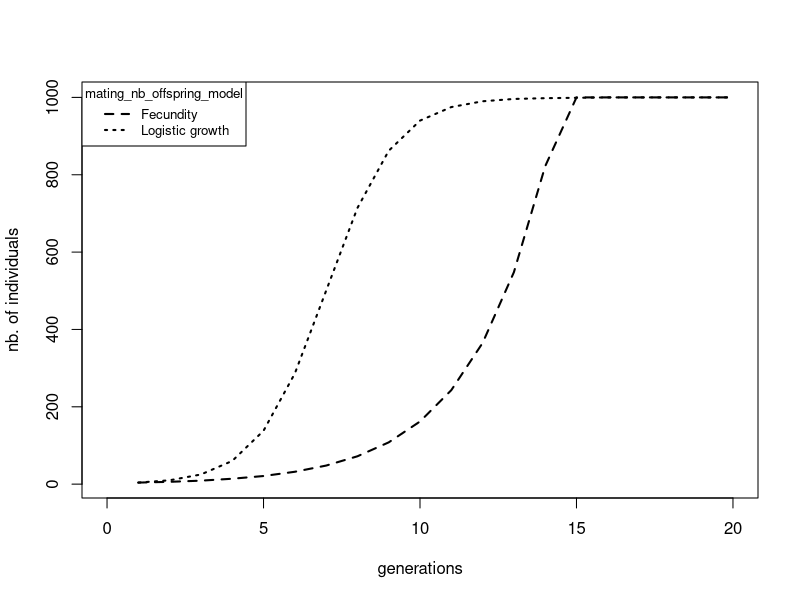
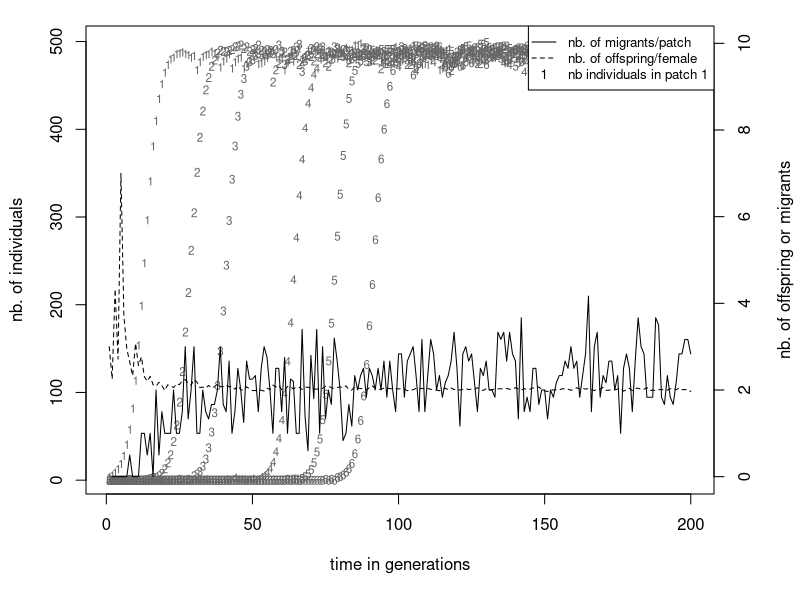
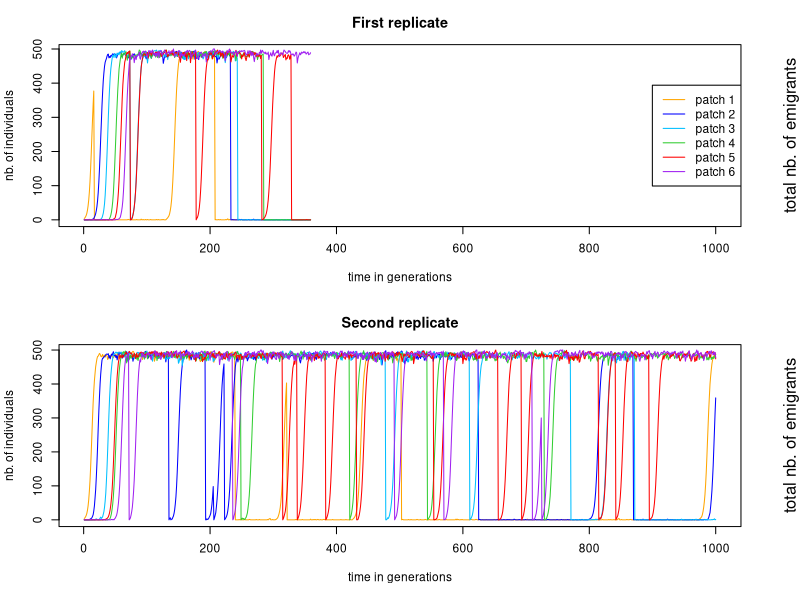
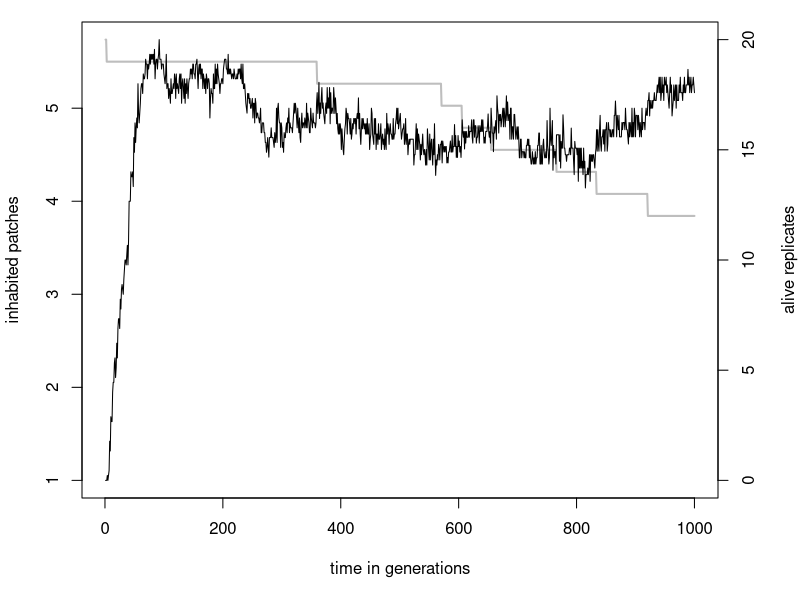
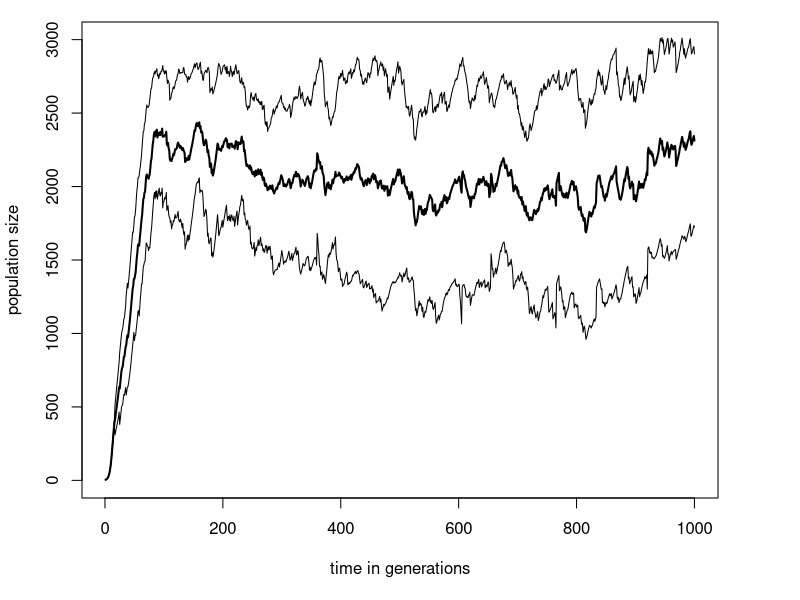

R code for these plots, in order:
## ---- chunk 1
	# Load simulation_stats.txt file from the fecundity simulation
	demo1<-read.table("demography/exponential/simulation_stats.txt",
	                  header=T
	                  )
	# Load simulation_stats.txt file from the logistic growth simulation
	demo2<-read.table("demography/logistic/simulation_stats.txt",
	                  header=T)
	# plotting the data
	plot(demo1$generation,demo1$adlt.nbInd, 
	     xlim=c(0,20), xlab="generations",
	     ylab="nb. of individuals", type='l',
	     lty=2, lwd=2)
	lines(demo2$generation,demo2$adlt.nbInd,
	      pch=2, lty=3, lwd=2)
	legend("topleft", c("Fecundity", "Logistic growth"),
	       lty=c(2,3), lwd=2, cex=0.8,
	       title="mating_nb_offspring_model")
## ---- chunk 2
	# Loadin statistics
	colony<-read.table("demography/colonisation1/simulation_stats.txt",
	                   header=T)

	# plotting the population sizes
	par(mar=c(5,4,1,4)+0.3)
	plot(colony$generation, colony$adlt.nbInd_p1,
	     pch='1', cex=0.7, col="grey40",
	     xlab="time in generations", 
	     ylab="nb. of individuals")
	for(i in 2:6) points(colony$generation, colony[,5+i],
	                     pch=as.character(i), cex=0.7, 
	                     col="grey40")
	# plotting the number of migrants and the mean fecundity
	par(new = TRUE)
	plot(colony$generation, colony$emigrants, type = "l",
	     lwd=1, ylim=c(0,10), axes = FALSE, bty = "n",
	     xlab = "", ylab = "")
	axis(side=4)
	lines(colony$generation, colony$fem.meanFec, 
	      lty=2, lwd=1)
	mtext("nb. of offspring or migrants",
	      side=4, line=3)
	# make a legend here!
	legend("topright", c("nb. of migrants/patch",
	                     "nb. of offspring/female",
	                     "nb individuals in patch 1"),
	       bg="white", cex=0.8, lty=c(1,2,NA), pch=c(NA,NA,"1"))
## ---- chunk 3
	# Load the stat
	extinct<-read.table("demography/colonisation2/simulation_stats.txt",
	                    header=T)
	# extract the data of replicate 1 and 2
	rep1<-extinct[extinct$replicate==1,]
	rep2<-extinct[extinct$replicate==2,]
	
		# define a function to plot the data 
		plot.extinction<-function(mat, tit=""){
			par(mar=c(5,4,3,4)+0.1)
			colors <- rainbow(6,s = 0.8) 
			colors <- c("orange","blue","deepskyblue","limegreen","red","purple")
			plot(mat$generation,mat$adlt.nbInd_p1,main=tit,
			     type="l",lty=1, col=colors[1],
			     xlab="time in generations", ylab="nb. of individuals")
			par(col=colors[i])
			for(i in 2:6) lines(mat$generation, mat[,5+i],
			                    col=colors[i])
				par(col="black")
			mtext("total nb. of emigrants",side=4, line=3)
		}
	
	# plot the data of replicate 1 and 2
	par(mfrow=c(2,1),cex=0.72,col="black")
	plot.extinction(rep1, tit="First replicate")
	colors <- c("orange","blue","deepskyblue","limegreen","red","purple")
	legend("right", paste("patch",1:6), lty = 1, col=colors)
	plot.extinction(rep2, tit="Second replicate")
## ---- chunk 4
	# select the simulation_mean.txt file
	mean.ext<-read.table("demography/colonisation2/simulation_mean.txt",
	                     h=T)
	# plotting the number of inhabited patches 
  # and alive replicates across time 
	par(mar=c(5,4,1,4)+0.1, mfrow=c(1,1))
	plot(mean.ext$generation, mean.ext$alive.rpl,
	     ylim=c(0,20), type="l",lty=1, lwd=2,
	     col="grey", xlab="time in generations",
	     ylab="", axes=FALSE)
	axis(4)
	mtext("alive replicates", side=4, line=3)
	par(new=TRUE)
	plot(mean.ext$generation, mean.ext$adlt.nbPops, 
	     type="l", lty=1, lwd=1, xlab="",
	     ylab="inhabited patches")
	
## ---- chunk 5
	# select the simulation_var.txt file
	var.ext<-read.table("demography/colonisation2/simulation_var.txt", 
	                    h=T)
	# plotting 
	plot(mean.ext$generation, mean.ext$adlt.nbInd,
	     ylim=c(0,3000),type="l",lty=1, lwd=2,
	     xlab="time in generations", ylab="population size")
	lines(mean.ext$generation, 
	      I(mean.ext$adlt.nbInd+sqrt(var.ext$adlt.nbInd)))
	lines(mean.ext$generation,
	      I(mean.ext$adlt.nbInd-sqrt(var.ext$adlt.nbInd)))
